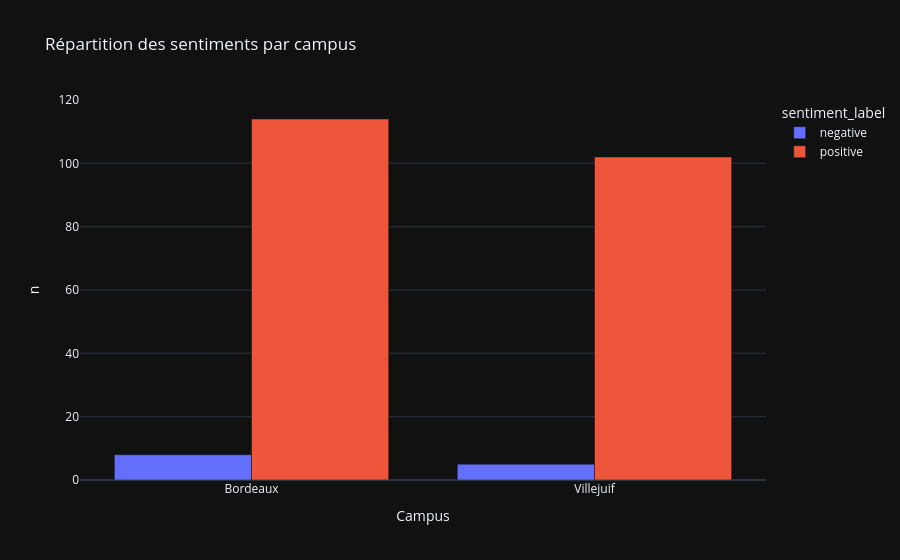

The code cell stored with this chart in its notebook:
### Markdown cell above
**Sentiment distribution by campus**

### Code cell
camp = results_enriched.groupby(["Campus","sentiment_label"]).size().reset_index(name="n")

fig = px.bar(
    camp, x="Campus", y="n", color="sentiment_label",
    title="Répartition des sentiments par campus",
    barmode="group"
)
fig.show()

### Figure 1 — Plotly figure (JSON) as saved in the notebook; plotly's stock layout.template omitted (floating-point values rounded to 4 significant figures)
{"data": [{"alignmentgroup": "True", "hovertemplate": "sentiment_label=negative<br>Campus=%{x}<br>n=%{y}<extra></extra>", "legendgroup": "negative", "marker": {"color": "#636efa", "pattern": {"shape": ""}}, "name": "negative", "offsetgroup": "negative", "orientation": "v", "showlegend": true, "textposition": "auto", "x": ["Bordeaux", "Villejuif"], "xaxis": "x", "y": [8, 5], "yaxis": "y", "type": "bar"}, {"alignmentgroup": "True", "hovertemplate": "sentiment_label=positive<br>Campus=%{x}<br>n=%{y}<extra></extra>", "legendgroup": "positive", "marker": {"color": "#EF553B", "pattern": {"shape": ""}}, "name": "positive", "offsetgroup": "positive", "orientation": "v", "showlegend": true, "textposition": "auto", "x": ["Bordeaux", "Villejuif"], "xaxis": "x", "y": [114, 102], "yaxis": "y", "type": "bar"}], "layout": {"xaxis": {"anchor": "y", "domain": [0.0, 1.0], "title": {"text": "Campus"}}, "yaxis": {"anchor": "x", "domain": [0.0, 1.0], "title": {"text": "n"}}, "legend": {"title": {"text": "sentiment_label"}, "tracegroupgap": 0}, "title": {"text": "Répartition des sentiments par campus"}, "barmode": "group"}}
